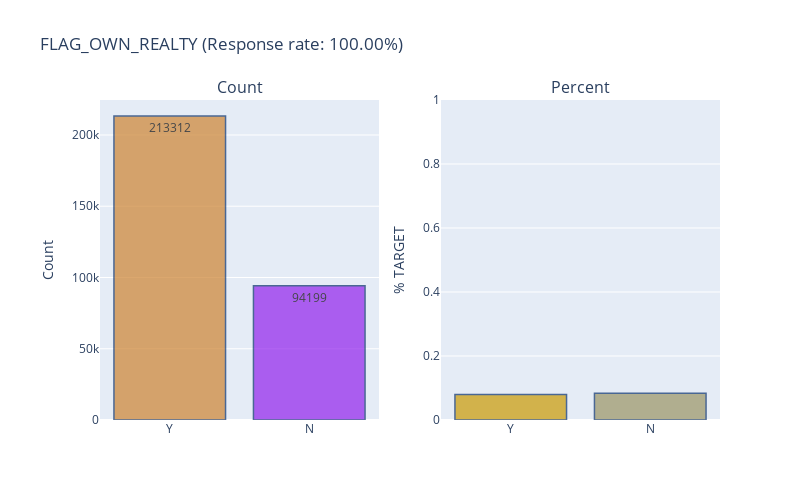

Source (notebook cell):
### Markdown cell above
### 2.1.4. Do you have own realty?

### Code cell
temp_col = features_dtype_object[3]
plot_count_percent_for_object(application_train, temp_col)

### Figure 1 — Plotly figure (JSON) as saved in the notebook; plotly's stock layout.template omitted (floating-point values rounded to 4 significant figures)
{"data": [{"marker": {"color": ["#CD8331", "#9222ED", "#0A39BB", "#4E0A9E", "#52B58F", "#CE09A9", "#49C021", "#7E5919", "#B49B1D", "#6D90B3", "#6795F8", "#4E2657", "#C98E3D", "#AA4BFF", "#657A8F", "#B07B67", "#F19CC9", "#9A16D5", "#6B6863", "#606DBA", "#E5147D", "#A6ABA1", "#39B3CA", "#620158", "#1665C1", "#3CD12D", "#893ACD", "#F5AD01", "#F4485A", "#9B1046", "#6B1A11", "#4CB3F6", "#62AE0A", "#DADB16", "#1EADFC", "#8331E9", "#9FEB2E", "#EB6790", "#8329CC", "#F32217", "#7AE675", "#C2D9B5", "#4B52A3", "#90C3E7", "#AE9409", "#9B0720", "#BD39A8", "#F29589", "#D1C7DA", "#F66156", "#05ADEE", "#397009", "#ED3C7F", "#92EE99", "#1CA701", "#F1ED3B", "#4E1785", "#13509F", "#98F153", "#ED7D69", "#FE1098", "#F50CD7", "#2EFE47", "#56B2D6", "#231200", "#10F6AA", "#EA9C9E", "#E3DA98", "#38BEBA", "#308D90", "#3BA80F", "#8BE16D", "#5BC54B", "#A63118", "#DC5560", "#3D631B", "#16AB75", "#07E365", "#D9CDF5", "#9FD05B", "#F1BA1D", "#08F4FE", "#D10CAE", "#B55667", "#DCE8A4", "#44FD01", "#463D6E", "#FC6A98", "#D0E03E", "#0B101F", "#290F34", "#3A6EFD", "#E0E0F6", "#4F1301", "#A39E0D", "#40B193", "#21BA94", "#23D722", "#0690DB", "#745BF3"], "line": {"color": "rgb(8,48,107)", "width": 1.5}}, "name": "Percent", "opacity": 0.7, "orientation": "v", "text": [213312, 94199], "textfont": {"color": "rgb(0, 0, 0)", "size": 12}, "textposition": "auto", "type": "bar", "x": ["Y", "N"], "xaxis": "x", "y": [213312, 94199], "yaxis": "y"}, {"marker": {"color": ["#CB9A04", "#9A9464", "#9C00D7", "#14F937", "#8828E7", "#7CF8AF", "#4D5490", "#4332C1", "#9A5045", "#DE782D", "#3351D4", "#25564C", "#402080", "#6F53C5", "#4AA3AD", "#A19232", "#4DDD9F", "#44E8F4", "#7C764A", "#655AB9", "#67D62F", "#152D2D", "#878A88", "#B1AF53", "#92BDF9", "#218547", "#82EED0", "#869B83", "#9D9A6C", "#2F9C2D", "#01F9CD", "#0687EE", "#407BFF", "#C8C210", "#3D06C7", "#4E8A29", "#C8897C", "#D72D99", "#2F8B53", "#70177C", "#494529", "#11A190", "#3FCCDD", "#5DC580", "#476EE3", "#831EE3", "#6A4CA4", "#0D143B", "#536224", "#6D239E", "#BF8ADB", "#8127EE", "#2C9D07", "#9ABB35", "#49A785", "#6A163E", "#ECA65C", "#95EEEA", "#1B8646", "#55D6FE", "#EB56BC", "#4C1001", "#F875AD", "#330DA0", "#BB504A", "#7AD8F6", "#A531F5", "#B78BB0", "#A95EA3", "#6B01C3", "#2D1217", "#99051A", "#6E3A1C", "#1677FF", "#4E494D", "#0993D5", "#DE2C62", "#D548BE", "#2846E5", "#0312ED", "#2E5094", "#6DA386", "#AB1590", "#BD03D3", "#A424BF", "#EC84F6", "#0B0F9D", "#A56EC9", "#854D14", "#50DA32", "#B7A3D0", "#35F7E0", "#0FA199", "#487E54", "#40CFAA", "#1D2061", "#2BC978", "#90C909", "#641E03", "#38B2B5"], "line": {"color": "rgb(8,48,107)", "width": 1.5}}, "opacity": 0.7, "orientation": "v", "text": [["Y", 0.07962], ["N", 0.08325]], "textfont": {"color": "rgb(0, 0, 0)", "size": 12}, "textposition": "auto", "type": "bar", "x": ["Y", "N"], "xaxis": "x2", "y": [0.07962, 0.08325], "yaxis": "y2"}], "layout": {"annotations": [{"font": {"size": 16}, "showarrow": false, "text": "Count", "x": 0.225, "xanchor": "center", "xref": "paper", "y": 1, "yanchor": "bottom", "yref": "paper"}, {"font": {"size": 16}, "showarrow": false, "text": "Percent", "x": 0.775, "xanchor": "center", "xref": "paper", "y": 1, "yanchor": "bottom", "yref": "paper"}], "height": 500, "margin": {"l": 100}, "showlegend": false, "title": {"text": "FLAG_OWN_REALTY (Response rate: 100.00%)"}, "width": 800, "xaxis": {"anchor": "y", "domain": [0, 0.45]}, "xaxis2": {"anchor": "y2", "domain": [0.55, 1]}, "yaxis": {"anchor": "x", "domain": [0, 1], "title": {"text": "Count"}}, "yaxis2": {"anchor": "x2", "domain": [0, 1], "range": [0, 1], "title": {"text": "% TARGET"}}}}
